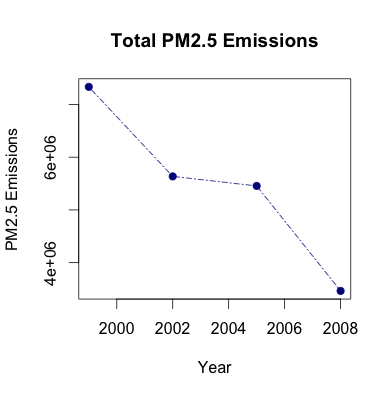

This figure's R source:
#Creating a plot to examine the decrease in PM2.5 emissions between 1999-2008

plot(findata, type = "o", main = "Total PM2.5 Emissions", xlab = "Year", ylab = "PM2.5 Emissions", pch = 19, col = "darkblue", lty = 6)
